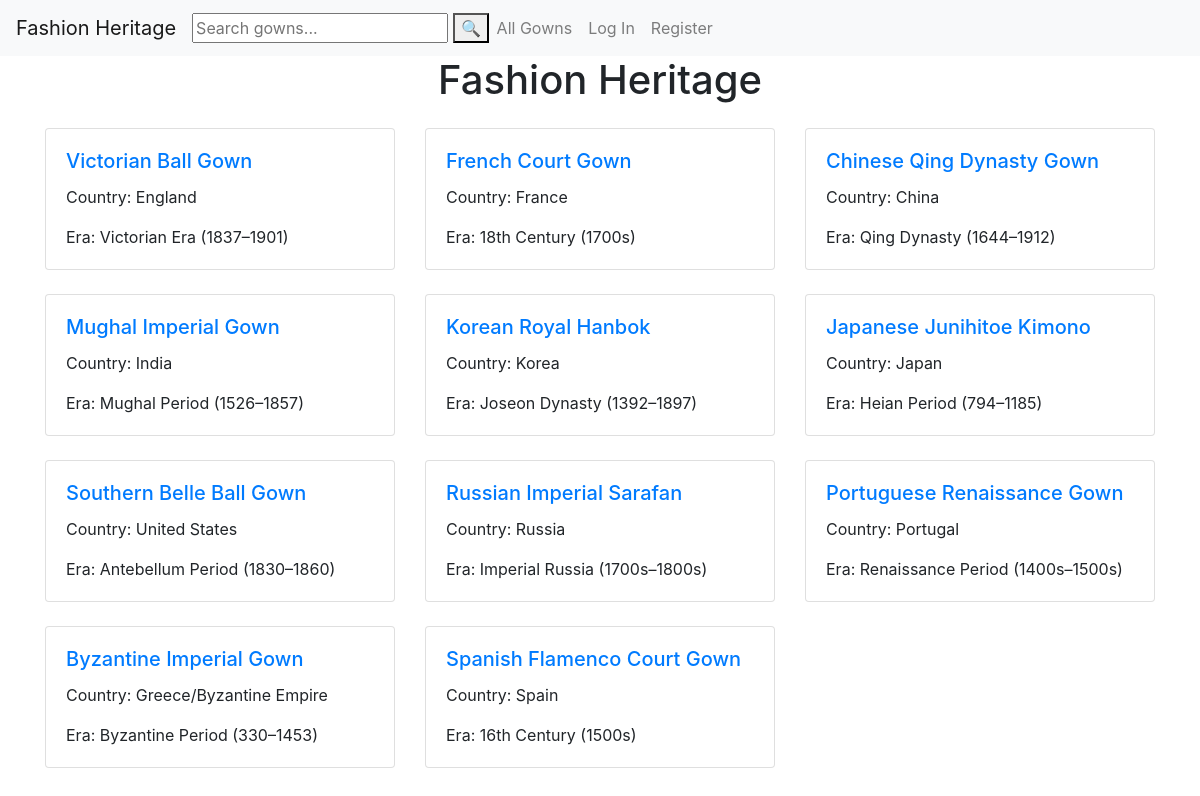
The page / on the database its author committed.
### fashion_heritage/models.py (models this page shows, shortened)
class Gown(models.Model):
    name = models.CharField(max_length=100)
    image = models.ImageField(upload_to='gowns/')
    history = models.TextField()
    country_of_origin = models.CharField(max_length=200)
    era = models.CharField(max_length=200)
    designer = models.CharField(max_length=200)
    materials = models.TextField()
    cultural_significance = models.TextField()
    added_by = models.ForeignKey('auth.User', on_delete=models.CASCADE, related_name='gowns')
    created_at = models.DateTimeField(auto_now_add=True)

### fashion_heritage/views.py (the view)
# urls.py: path("", views.index, name="index"),
def index(request):
    gowns = Gown.objects.all()
    return render(request, "fashion_heritage/index.html", {
        "gowns": gowns
    })

### fashion_heritage/templates/fashion_heritage/index.html
{% extends "fashion_heritage/layout.html" %}
{% block body %}
      <h1 style="text-align: center;">Fashion Heritage</h1>
      <div class="container mt-4">
        <div class="row">
            {% for gown in gowns %}
            <div class="col-12 col-md-4">
              <div class="card mb-4">
                <div class="card-body">
                  <h5 class="card-title">
                    <a href="/gown/{{ gown.id }}">{{ gown.name }}</a>
                  </h5>
                  <p class="card-text">Country: {{ gown.country_of_origin }}</p>
                  <p class="card-text">Era: {{ gown.era }}</p>
                </div>
              </div>
            </div>
    {% endfor %}
       </div>
      </div>
{% endblock %}

### rows shown on the page
Gown: name "Victorian Ball Gown", country_of_origin "England", era "Victorian Era (1837–1901)"
Gown: name "French Court Gown", country_of_origin "France", era "18th Century (1700s)"
Gown: name "Chinese Qing Dynasty Gown", country_of_origin "China", era "Qing Dynasty (1644–1912)"
Gown: name "Mughal Imperial Gown", country_of_origin "India", era "Mughal Period (1526–1857)"
Gown: name "Korean Royal Hanbok", country_of_origin "Korea", era "Joseon Dynasty (1392–1897)"
Gown: name "Japanese Junihitoe Kimono", country_of_origin "Japan", era "Heian Period (794–1185)"
Gown: name "Southern Belle Ball Gown", country_of_origin "United States", era "Antebellum Period (1830–1860)"
Gown: name "Russian Imperial Sarafan", country_of_origin "Russia", era "Imperial Russia (1700s–1800s)"
Gown: name "Portuguese Renaissance Gown", country_of_origin "Portugal", era "Renaissance Period (1400s–1500s)"
Gown: name "Byzantine Imperial Gown", country_of_origin "Greece/Byzantine Empire", era "Byzantine Period (330–1453)"
Gown: name "Spanish Flamenco Court Gown", country_of_origin "Spain", era "16th Century (1500s)"
